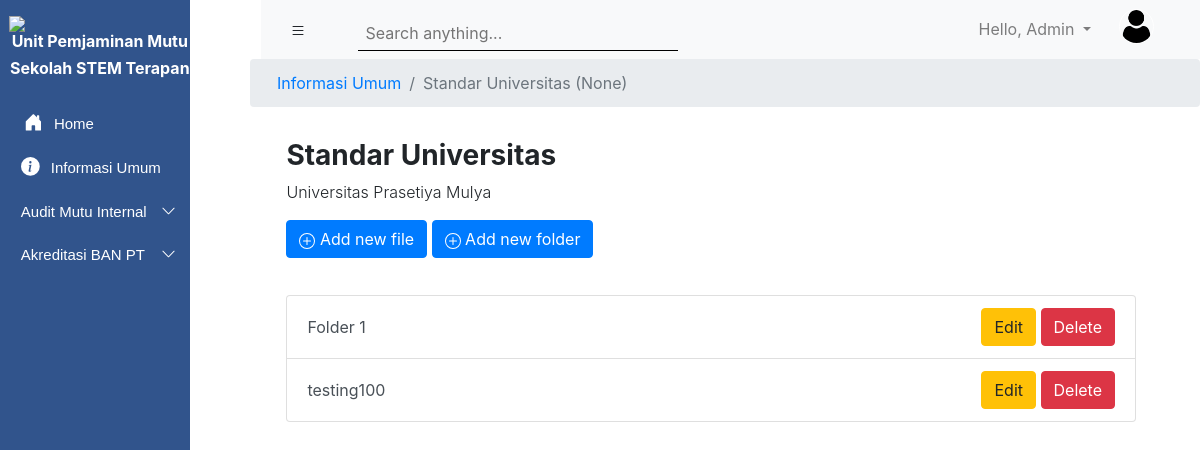
Screenshot of /subinformasiumum/2/ (signed in) with the database file from the repository.
### Accounts/models.py (models this page shows)
class User(AbstractUser):
    prodi = models.ForeignKey(ProgramStudi, models.SET_NULL, blank=True, null=True, default=None)
    role_list = (
        ('Admin', 'Admin'),
        ('Faculty Member', 'Faculty Member'),
        ('Professional Staf', 'Professional Staf')
    )
    roles = models.CharField(choices=role_list, max_length=40)
    profile_picture = models.ImageField(null=True, blank=True)
    objects = UserManager

### upmsite/models.py (models this page shows, shortened)
class Folder(models.Model):
    listKategori = (
        ('AMI', 'AMI'),
        ('ABPT', 'ABPT'),
        ('Informasi Umum', 'Informasi Umum'),
    )
    nama_folder = models.CharField(default='', max_length=256)
    nama_prodi = models.ForeignKey(ProgramStudi, on_delete=models.CASCADE, blank = True, null = True)
    kategori = models.CharField(max_length=50, choices=listKategori)
    public_status = models.BooleanField(default = True)
    created_at = models.DateTimeField(auto_now_add=True)
    updated_at = models.DateTimeField(auto_now=True)
    isAllowNewFolder = models.BooleanField(default = True)
    isAllowNewFile = models.BooleanField(default = True)
    class Meta:
        ordering = ['-updated_at']
    def __str__(self):
        return '{} ({})'.format(self.nama_folder, self.nama_prodi)

class SubFolder01(models.Model):
    nama_folder = models.CharField(max_length=520)
    parent_folder = models.ForeignKey(Folder, on_delete=models.CASCADE)

### upmsite/views.py (the view)
# urls.py: path('subinformasiumum/<int:pk>/', views_upmsite.SubFolderInformasiUmum, name="sub_informasi_umum"),
def SubFolderInformasiUmum(request, pk):
    roles = request.user.roles
    prodi = request.user.prodi
    semua_prodi = models_account.ProgramStudi.objects.all()
    subfolder1 = models.SubFolder01.objects.filter(parent_folder__id = pk)
    files = models.File.objects.filter(nama_folder__id = pk)
    judul = models.Folder.objects.get(id = pk)
    global pkjudul, bagianinfoumum
    pkjudul = pk
    bagianinfoumum = 'Informasi Umum'
    print(judul.isAllowNewFolder)
    context = {
        'roles': roles,
        'prodi': prodi,
        'semua_prodi': semua_prodi,
        'files': files,
        'subfolder1': subfolder1,
        'judul': judul,
        'pk': pk,
    }
    return render(request, 'InformasiUmum/SubInformasiUmum.html', context)

### Templates/InformasiUmum/SubInformasiUmum.html (shortened to what this page needs)
{% extends 'main.html' %}
{% load static %}
{% block content %}
<section>
  <nav aria-label="breadcrumb">
      <ol class="breadcrumb">
        <li class="breadcrumb-item"><a href="{% url 'Informasi_Umum' %}">Informasi Umum</a></li>
        <li class="breadcrumb-item active" aria-current="page" href="">{{judul}}</li>
      </ol>
  </nav>
</section>
  <section class="page-title" style="margin-left: 17.9rem; ">
      <h3 class="font-weight-bold">{{judul.nama_folder}}</h3>
      <p class="font-weight-light">Universitas Prasetiya Mulya</p>
      {% if roles == 'Admin' %}
        {%if judul.isAllowNewFile == True %}
        <a class="btn btn-primary" href="{% url 'AddFile_BukuPanduan' pk %}">
            Add new file
        </a>
        {% endif %}
        {%if judul.isAllowNewFolder == True %}
        <a class="btn btn-primary" href ="{% url 'AddSubFolder_01' pk %}">
          Add new folder
        </a>
        {% endif %}
      {% endif %}
  </section>
  <section class="folder-card">
    <div class="box-inside">
    </div>
  </section>
  <section class="page-title" style="margin-left: 17.9rem; margin-right: 4rem;">
    <div class="list-group">
      {% for itemfolder in subfolder1 %}
        <div type="button" class="list-group-item list-group-item-action button list-main" data-role="list-menus" onclick="window.location='{% url 'sub_folder_informasi_umum1' itemfolder.id %}';">
          <a href="" class="text-decoration-none text-reset">{{itemfolder.nama_folder}}</a>
          {% if roles == 'Admin' %}
          <div>
              <a href="{% url 'UpdateSubFolder_01' itemfolder.id %}" class="btn btn-warning btn-card-menu">Edit</a>
              <a href="{% url 'DeleteSubFolder_01' itemfolder.id %}" class="btn btn-danger btn-card-menu">Delete</a>
          </div>
          {% endif %}
        </div>
      {%endfor%}
    </div>
  </section>
{% endblock %}

### Templates/main.html (shortened to what this page needs)
{% load static %}
<!DOCTYPE html>
<html lang="en">
<head>
    <link rel="stylesheet" href="https://stackpath.bootstrapcdn.com/bootstrap/4.5.2/css/bootstrap.min.css">
    <link rel="stylesheet" href="{% static 'css/main.css'%}">
</head>
<body>
    <section class="left_navigation" id="leftSidebar">
        <img src="https://lms.prasetiyamulya.ac.id/pluginfile.php/1/core_admin/logo/0x200/1601623298/logo_upm_putih.png" class="prasmul_logo pt-3">
        <h5 class="upmstem"><strong> Unit Pemjaminan Mutu </strong>  </h5>
        <h5 class="upmstem"><strong> Sekolah STEM Terapan </strong> </h5>
        <div class="accordion navigation_menu pt-3" id="accordionExample">
          <div class="card card1">
            <div class="card-header card1-2" id="headingFour">
              <a class="btn btn-link btn-block text-left button1" type="button" href="{% url 'home' %}">
                  Home
                </a>
            </div>
          </div>
          <div class="card card1">
            <div class="card-head card1-2" id="headingOne">
                <a class="btn btn-link btn-block text-left button1 {% if kategori == 'Informasi Umum' %}main-active{% endif %}" type="button" href="{% url 'folder-list' kategori='Informasi Umum' pk_prodi=1 %}">
                  <div class="button-content">
                      Informasi Umum
                  </div>
                </a>
            </div>
          </div>
            <div class="card card1">
              <div class="card-head card1-2" id="headingTwo">
                <h2 class="mb-0">
                  <button class="btn btn-link btn-block text-left collapsed button1 {% if kategori == 'AMI' %}main-active{% endif %}" id="buttonTest" type="button" data-toggle="collapse" data-target="#collapseTwo" aria-expanded="false" aria-controls="collapseTwo">
                    <div class="button-content-2">
                        <div>Audit Mutu Internal</div>
                        <div class="caret">
                          <svg width="1em" height="1em" viewBox="0 0 16 16" class="bi bi-chevron-up" fill="currentColor" xmlns="http://www.w3.org/2000/svg">
                            <path fill-rule="evenodd" d="M7.646 4.646a.5.5 0 0 1 .708 0l6 6a.5.5 0 0 1-.708.708L8 5.707l-5.646 5.647a.5.5 0 0 1-.708-.708l6-6z"/>
                          </svg>
                        </div>
                    </div>
                  </button>
                </h2>
              </div>
            </div>
            <div class="card card1">
              <div class="card-head card1-2" id="headingThree">
                <h2 class="mb-0">
                  <button class="btn btn-link btn-block text-left collapsed button1" id="buttonTest" type="button" data-toggle="collapse" data-target="#collapseThree" aria-expanded="false" aria-controls="collapseThree">
                    <div class="button-content-2">
                      <div>Akreditasi BAN PT</div>
                      <div class="caret">
                        <svg width="1em" height="1em" viewBox="0 0 16 16" class="bi bi-chevron-up" fill="currentColor" xmlns="http://www.w3.org/2000/svg">
                          <path fill-rule="evenodd" d="M7.646 4.646a.5.5 0 0 1 .708 0l6 6a.5.5 0 0 1-.708.708L8 5.707l-5.646 5.647a.5.5 0 0 1-.708-.708l6-6z"/>
                        </svg>
                      </div>
                  </div>
                  </button>
                </h2>
              </div>
            </div>
        </div>
    </section>
    <section id="rightScreen">
        <nav class="navbar navbar-expand-lg navbar-light bg-light top-bar">
          <div class="right-menu">
            <button class="btn" id="sidebarCollapse">
            </button>
            <div class="search1 ml-4">
              <input class="input-sm border-0 p-2 col-md-11 input_search1" id="searchbox" type="text" placeholder="Search anything...">
            </div>
          </div>
          <div class="profile-area">
            <ul class="navbar-nav ml-auto">
              <li class="nav-item dropdown">
                <a class="nav-link dropdown-toggle user-dropdown" href="#" id="navbarDropdown" role="button" data-toggle="dropdown" aria-haspopup="true" aria-expanded="false">
                  Hello, {{user.first_name}}
                </a>
              </li>
            </ul>
            <div id="container">
              <div class="avatar">
                {% if request.user.profile_picture %}
                  <img src="{{request.user.profile_picture.url}}" alt="">
                {% else %}
                  <img src="{% static 'media/user.png' %}" alt="">
                {% endif %}
              </div>
            </div>
          </div>
        </nav>
    {% block content %}
    {% endblock %}
</body>
</html>

### static/css/main.css (style rules this page uses)
.prasmul_logo { display: block; margin-left: auto; margin-right: auto; width: 90%; }
.upmstem { color: #FFFFFF; font-size: 16px; text-align: center; margin-left: 10px; }
.card1 { font-family: 'Montserrat', sans-serif; font-size: 15px; background: transparent; background-color: transparent; color: white; border-color: transparent; margin-left: -10px; }
.card1-2 { background: transparent; background-color: transparent; border-color: transparent; padding-top: 0.15rem; padding-bottom: 0.15rem; text-decoration: none; }
.card-head { padding-top: .25rem; border-radius: none; border-bottom: -1px; }
.button1 { font-size: 15px; background-color: transparent; color: white; }
.button-content { margin-left: 1.05rem; }
.button-content-2 { margin-left: 1.05rem; display: flex; justify-content: space-between; }
.caret { -moz-transition: all 0.3s linear; -webkit-transition: all 0.3s linear; transition: all 0.3s linear; }
.collapsed .caret { -webkit-transform: rotate(180deg); transform: rotate(180deg); }
.dropdown-toggle:after { transition: 0.7s; }
.house_icon { margin-top: -5px; margin-right: 7px; }
.top-bar { display: flex; justify-content: space-between; }
.avatar { margin-right: 30px; margin-left: 20px; top: 5%; left: 10%; }
.avatar img { width: 35px; height: 35px; border-radius: 100%; border: 1px solid white; }
.profile-area { display: flex; }
.user-dropdown { text-decoration: none; }
.search1 { display: flex; align-items: center; justify-content: center; height: 100%; width: 350px; }
.input_search1 { vertical-align: middle; padding-top: 0.8rem !important; padding-bottom: 0.3rem !important; border-bottom: 1px solid #000 !important; background-color: #f8f9fa; }
@media (min-width:768px) { .left_navigation { max-width: 261px; height: 100vh; background-color: #31548C; position: fixed; transition: all 0.5s; } }
@media (min-width:768px) { #rightScreen { transition: all 0.5s; } }
@media (min-width:768px) { .breadcrumb { margin-left: 250px; } }
@media (min-width:768px) { ol.breadcrumb { padding-left: 27px; } }
@media (min-width:768px) { .page-title { margin-top: 2rem; margin-left: 17.5rem; margin-right: 4rem; } }
@media (min-width:768px) { .box-inside { background: #FFFFFF; padding-top: 5px; margin-left: 15rem; } }
@media (min-width:768px) { .folder-card { margin-left: 2.5rem; margin-right: 2.5rem; } }
@media (min-width:768px) { .top-bar { margin-left: 261px; } }
.right-menu { display: flex; }
.list-main { display: flex; justify-content: space-between; align-items: center; }

### rows the page displays
User: first_name "Admin"
Folder: nama_folder+nama_prodi "Standar Universitas (None)", nama_folder "Standar Universitas"
SubFolder01: nama_folder "Folder 1"
SubFolder01: nama_folder "testing100"
